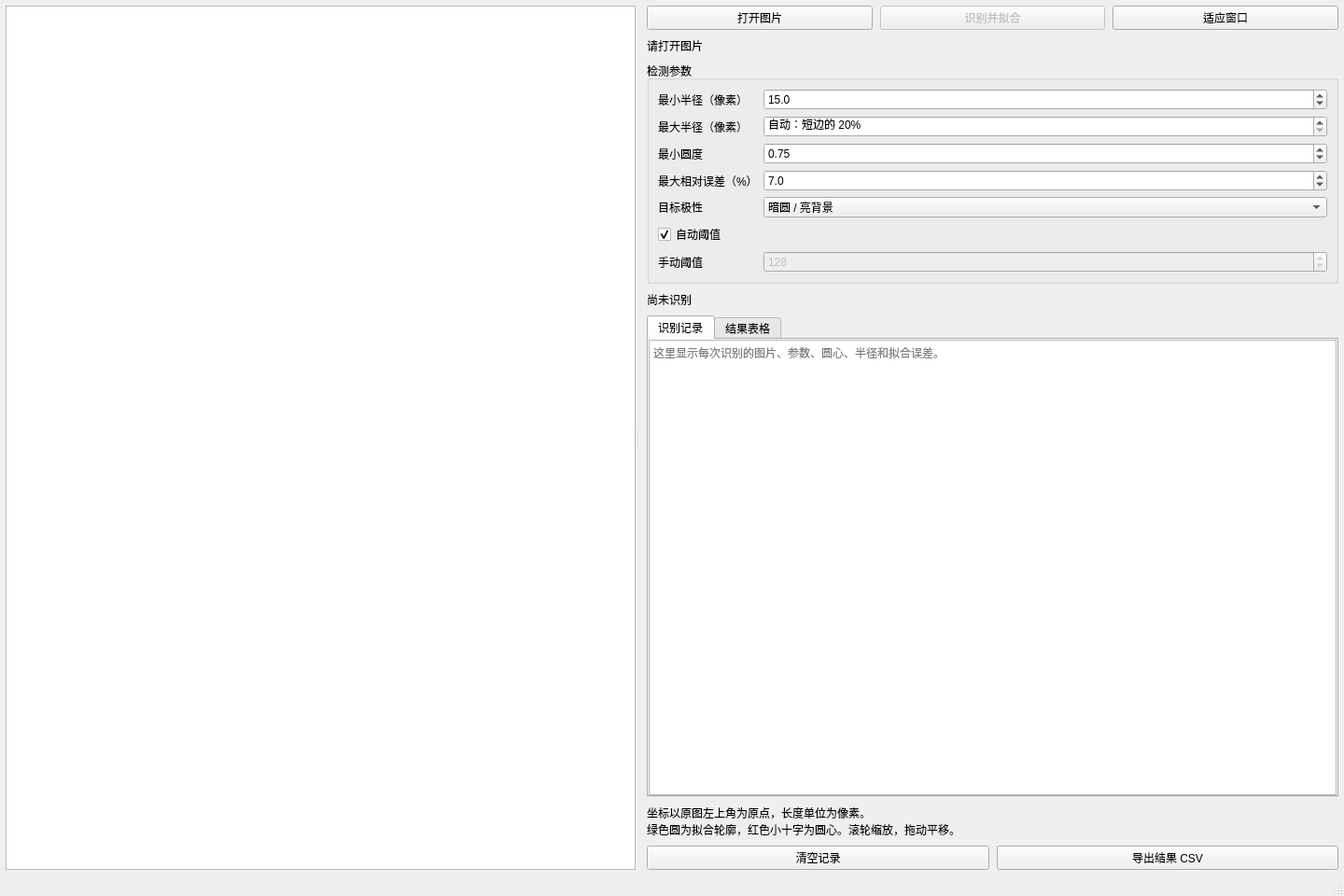
<?xml version="1.0" encoding="UTF-8"?>
<ui version="4.0">
 <class>MainWindow</class>
 <widget class="QMainWindow" name="MainWindow">
  <property name="geometry"><rect><x>0</x><y>0</y><width>1440</width><height>960</height></rect></property>
  <property name="windowTitle"><string>圆心识别与圆拟合</string></property>
  <widget class="QWidget" name="centralwidget">
   <layout class="QHBoxLayout" name="mainLayout">
    <property name="spacing"><number>8</number></property>
    <property name="leftMargin"><number>6</number></property>
    <property name="topMargin"><number>6</number></property>
    <property name="rightMargin"><number>6</number></property>
    <property name="bottomMargin"><number>6</number></property>
    <item>
     <widget class="QSplitter" name="splitter">
      <property name="orientation"><enum>Qt::Horizontal</enum></property>
      <property name="childrenCollapsible"><bool>false</bool></property>
      <widget class="ImageView" name="imageView"/>
      <widget class="QWidget" name="controlPanel">
       <property name="minimumSize"><size><width>530</width><height>0</height></size></property>
       <layout class="QVBoxLayout" name="panelLayout" stretch="0,0,0,0,1,0,0">
        <property name="spacing"><number>8</number></property>
        <property name="leftMargin"><number>8</number></property>
        <property name="topMargin"><number>0</number></property>
        <property name="rightMargin"><number>0</number></property>
        <property name="bottomMargin"><number>0</number></property>
        <item>
         <layout class="QHBoxLayout" name="buttonLayout">
          <item><widget class="QPushButton" name="openButton"><property name="text"><string>打开图片</string></property></widget></item>
          <item><widget class="QPushButton" name="detectButton"><property name="enabled"><bool>false</bool></property><property name="text"><string>识别并拟合</string></property></widget></item>
          <item><widget class="QPushButton" name="fitButton"><property name="text"><string>适应窗口</string></property></widget></item>
         </layout>
        </item>
        <item>
         <widget class="QLabel" name="imageInfoLabel">
          <property name="text"><string>请打开图片</string></property>
          <property name="wordWrap"><bool>true</bool></property>
         </widget>
        </item>
        <item>
         <widget class="QGroupBox" name="parametersGroup">
          <property name="title"><string>检测参数</string></property>
          <layout class="QFormLayout" name="parametersLayout">
           <item row="0" column="0"><widget class="QLabel" name="minRadiusLabel"><property name="text"><string>最小半径（像素）</string></property></widget></item>
           <item row="0" column="1">
            <widget class="QDoubleSpinBox" name="minRadiusSpin">
             <property name="decimals"><number>1</number></property>
             <property name="minimum"><double>1.000000000000000</double></property>
             <property name="maximum"><double>100000.000000000000000</double></property>
             <property name="value"><double>15.000000000000000</double></property>
            </widget>
           </item>
           <item row="1" column="0"><widget class="QLabel" name="maxRadiusLabel"><property name="text"><string>最大半径（像素）</string></property></widget></item>
           <item row="1" column="1">
            <widget class="QDoubleSpinBox" name="maxRadiusSpin">
             <property name="specialValueText"><string>自动：短边的 20%</string></property>
             <property name="decimals"><number>1</number></property>
             <property name="maximum"><double>100000.000000000000000</double></property>
            </widget>
           </item>
           <item row="2" column="0"><widget class="QLabel" name="circularityLabel"><property name="text"><string>最小圆度</string></property></widget></item>
           <item row="2" column="1">
            <widget class="QDoubleSpinBox" name="circularitySpin">
             <property name="minimum"><double>0.010000000000000</double></property>
             <property name="maximum"><double>1.000000000000000</double></property>
             <property name="singleStep"><double>0.050000000000000</double></property>
             <property name="value"><double>0.750000000000000</double></property>
            </widget>
           </item>
           <item row="3" column="0"><widget class="QLabel" name="fitErrorLabel"><property name="text"><string>最大相对误差（%）</string></property></widget></item>
           <item row="3" column="1">
            <widget class="QDoubleSpinBox" name="fitErrorSpin">
             <property name="toolTip"><string>轮廓点到拟合圆的径向均方根误差除以半径，数值越小要求越严格。</string></property>
             <property name="decimals"><number>1</number></property>
             <property name="minimum"><double>0.100000000000000</double></property>
             <property name="maximum"><double>100.000000000000000</double></property>
             <property name="value"><double>7.000000000000000</double></property>
            </widget>
           </item>
           <item row="4" column="0"><widget class="QLabel" name="foregroundLabel"><property name="text"><string>目标极性</string></property></widget></item>
           <item row="4" column="1">
            <widget class="QComboBox" name="foregroundCombo">
             <item><property name="text"><string>暗圆 / 亮背景</string></property></item>
             <item><property name="text"><string>亮圆 / 暗背景</string></property></item>
            </widget>
           </item>
           <item row="5" column="0" colspan="2">
            <widget class="QCheckBox" name="autoThresholdCheck">
             <property name="text"><string>自动阈值</string></property>
             <property name="checked"><bool>true</bool></property>
            </widget>
           </item>
           <item row="6" column="0"><widget class="QLabel" name="thresholdLabel"><property name="text"><string>手动阈值</string></property></widget></item>
           <item row="6" column="1">
            <widget class="QSpinBox" name="thresholdSpin">
             <property name="enabled"><bool>false</bool></property>
             <property name="maximum"><number>255</number></property>
             <property name="value"><number>128</number></property>
            </widget>
           </item>
          </layout>
         </widget>
        </item>
        <item><widget class="QLabel" name="summaryLabel"><property name="text"><string>尚未识别</string></property><property name="wordWrap"><bool>true</bool></property></widget></item>
        <item>
         <widget class="QTabWidget" name="resultsTabs">
          <property name="minimumSize"><size><width>0</width><height>230</height></size></property>
          <property name="currentIndex"><number>0</number></property>
          <widget class="QWidget" name="logTab">
           <attribute name="title"><string>识别记录</string></attribute>
           <layout class="QVBoxLayout" name="logLayout">
            <property name="leftMargin"><number>0</number></property>
            <property name="topMargin"><number>0</number></property>
            <property name="rightMargin"><number>0</number></property>
            <property name="bottomMargin"><number>0</number></property>
            <item>
             <widget class="QPlainTextEdit" name="resultEdit">
              <property name="readOnly"><bool>true</bool></property>
              <property name="placeholderText"><string>这里显示每次识别的图片、参数、圆心、半径和拟合误差。</string></property>
             </widget>
            </item>
           </layout>
          </widget>
          <widget class="QWidget" name="tableTab">
           <attribute name="title"><string>结果表格</string></attribute>
           <layout class="QVBoxLayout" name="tableLayout">
            <property name="leftMargin"><number>0</number></property>
            <property name="topMargin"><number>0</number></property>
            <property name="rightMargin"><number>0</number></property>
            <property name="bottomMargin"><number>0</number></property>
            <item>
             <widget class="QTableWidget" name="resultsTable">
              <property name="editTriggers"><set>QAbstractItemView::NoEditTriggers</set></property>
              <property name="selectionBehavior"><enum>QAbstractItemView::SelectRows</enum></property>
              <property name="rowCount"><number>0</number></property>
              <property name="columnCount"><number>7</number></property>
              <column><property name="text"><string>编号</string></property></column>
              <column><property name="text"><string>圆心 X</string></property></column>
              <column><property name="text"><string>圆心 Y</string></property></column>
              <column><property name="text"><string>半径</string></property></column>
              <column><property name="text"><string>直径</string></property></column>
              <column><property name="text"><string>拟合误差</string></property></column>
              <column><property name="text"><string>圆度</string></property></column>
             </widget>
            </item>
           </layout>
          </widget>
         </widget>
        </item>
        <item>
         <widget class="QLabel" name="noteLabel">
          <property name="text"><string>坐标以原图左上角为原点，长度单位为像素。
绿色圆为拟合轮廓，红色小十字为圆心。滚轮缩放，拖动平移。</string></property>
          <property name="wordWrap"><bool>true</bool></property>
         </widget>
        </item>
        <item>
         <layout class="QHBoxLayout" name="exportLayout">
          <item><widget class="QPushButton" name="clearLogButton"><property name="text"><string>清空记录</string></property></widget></item>
          <item><widget class="QPushButton" name="exportButton"><property name="text"><string>导出结果 CSV</string></property></widget></item>
         </layout>
        </item>
       </layout>
      </widget>
     </widget>
    </item>
   </layout>
  </widget>
  <widget class="QStatusBar" name="statusbar"/>
 </widget>
 <customwidgets>
  <customwidget>
   <class>ImageView</class>
   <extends>QGraphicsView</extends>
   <header>ImageView.h</header>
  </customwidget>
 </customwidgets>
 <tabstops>
  <tabstop>openButton</tabstop><tabstop>detectButton</tabstop><tabstop>fitButton</tabstop>
  <tabstop>minRadiusSpin</tabstop><tabstop>maxRadiusSpin</tabstop><tabstop>circularitySpin</tabstop>
  <tabstop>fitErrorSpin</tabstop><tabstop>foregroundCombo</tabstop><tabstop>autoThresholdCheck</tabstop>
  <tabstop>thresholdSpin</tabstop><tabstop>resultEdit</tabstop><tabstop>clearLogButton</tabstop><tabstop>exportButton</tabstop>
 </tabstops>
 <resources/>
 <connections/>
</ui>
